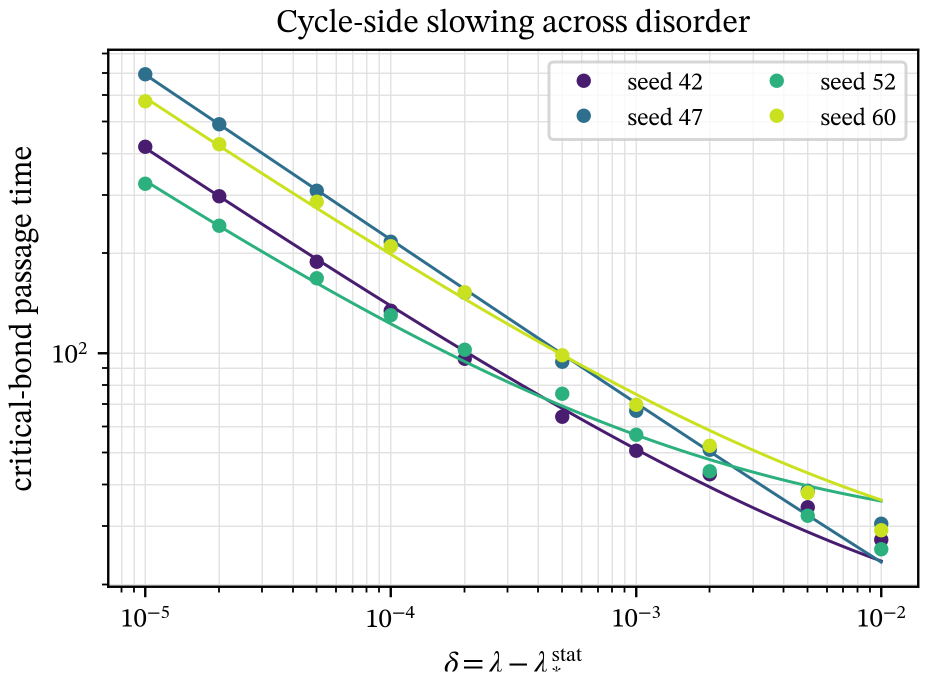
#> input picture figures/panel_components/n2a_without_seed51_raw.png, 1853 x 1365 px, found by its file name (shown at 1/2 size)
$ python build_figure06_snic.py
#> lines starting #> are read from the running program, lines starting #| are printed output that depends on the picture
#!/usr/bin/env python3
"""
Rebuild the SNIC panel (manuscript Figure 6) with three sub-panels removed.

Dropped, at the author's request, as the least load-bearing of the seven:
  * the cycle-side tour period versus lambda - lambda*        (former panel b)
  * the 'three clocks' half of the pacemaker component        (former panel f, left)
  * the band of front-displacement exponents                  (former panel g, right)

What remains keeps its original reading order and is re-lettered a-f:
  (a) cycle-side critical slowing across four disorder realizations   [N2]
  (b) the cycle period diverging at depinning                         [E1/E8c/E9]
  (c) static softening of the leading real eigenvalue beyond the local window [N2]
  (d) the weakest bond, and only the weakest bond, showing SNIC slowing [E9]
  (e) the escape time collapsing across three delays                  [E1/E4]
  (f) Floquet multipliers fleeing the unit circle as the cycle dies    [E11/E13]

Layout goes from four stacked rows to a 2 x 3 grid: the same evidence, half the
vertical space.

Components are reused verbatim from 4_campaigns/figure_panels/components/, so no
number is recomputed here; only (e) and (f) are re-cropped out of a wider source
and given a clean title.
"""
from __future__ import annotations

import sys
from pathlib import Path

import numpy as np
from PIL import Image, ImageChops, ImageDraw, ImageFont, ImageOps

COMPONENTS = Path(sys.argv[1]) if len(sys.argv) > 1 else Path("components")
FLOQUET = Path(sys.argv[2]) if len(sys.argv) > 2 else Path("figE_floquet_spectrum_v2.png")
OUT = Path(sys.argv[3]) if len(sys.argv) > 3 else Path("Figure06_snic.png")

TITLE = "The collective transition is a saddle-node on an invariant circle"

FONT_CANDIDATES = [
    "/usr/share/fonts/truetype/dejavu/DejaVuSans.ttf",
    "/usr/share/fonts/truetype/dejavu/DejaVuSans-Bold.ttf",
    "/System/Library/Fonts/Helvetica.ttc",
]


# [101 lines left out: functions pil_font, trim_white, vertical_gutter, retitle, add_letter, erase_slate_annotation, not called in this run]


def erase_box(image: Image.Image, box: tuple[int, int, int, int]) -> Image.Image:
    """Paint a rectangle white (used to drop a clipped stray glyph)."""
    out = image.copy()
    ImageDraw.Draw(out).rectangle(box, fill="white")
    return out


# [25 lines left out: function compose, not called in this run]


def main() -> None:
    images = {
        "n2a": Image.open(COMPONENTS / "n2a_without_seed51_raw.png").convert("RGB"),
        "depin_left": Image.open(COMPONENTS / "depinning_left.png").convert("RGB"),
        # A clipped stray glyph sits above the axes of this component; it carries
        # no information and is painted out.
        "n2_c": erase_box(
            Image.open(COMPONENTS / "n2_c.png").convert("RGB"),
            (152, 130, 208, 168)),
        "depin_right": Image.open(COMPONENTS / "depinning_right.png").convert("RGB"),
    }
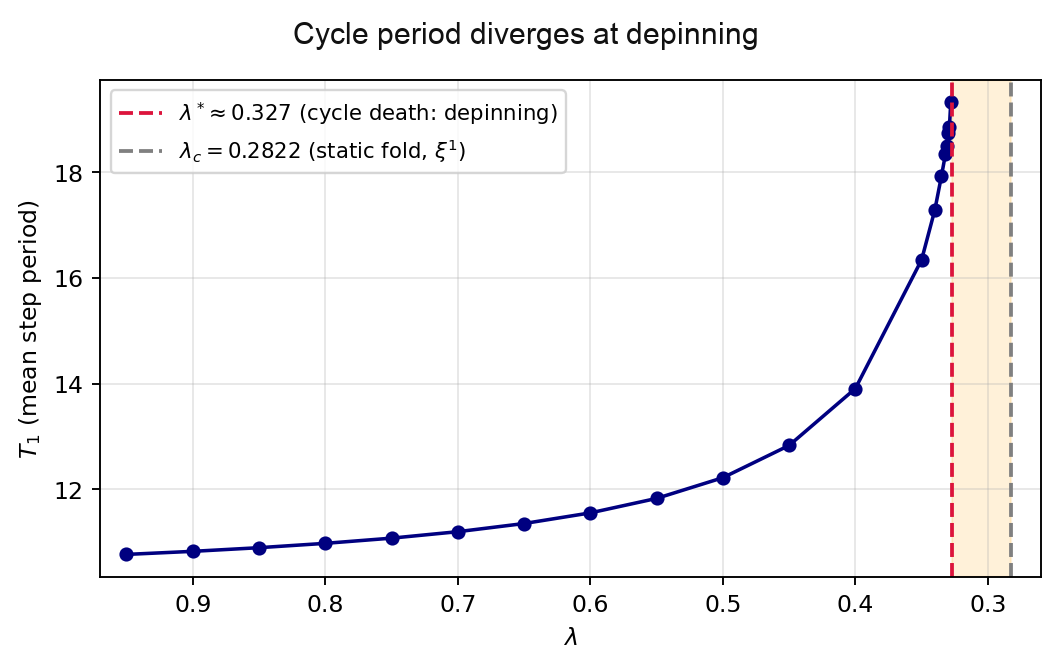
#> input picture figures/panel_components/depinning_left.png, 1052 x 663 px, found by its file name
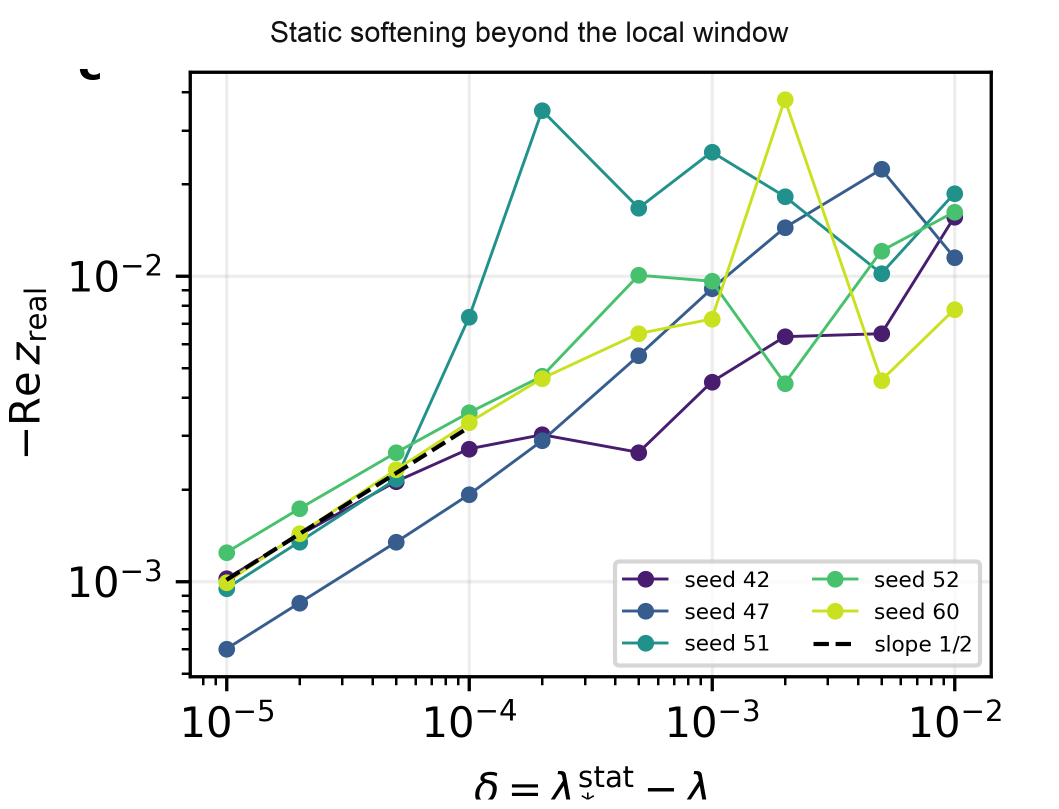
#> input picture figures/panel_components/n2_c.png, 2118 x 1617 px, found by its file name (shown at 1/2 size)
#> in erase_box, out is the input picture: PIL image 2118x1617 RGB; mean R, G, B 243.3, 244.8, 243.8
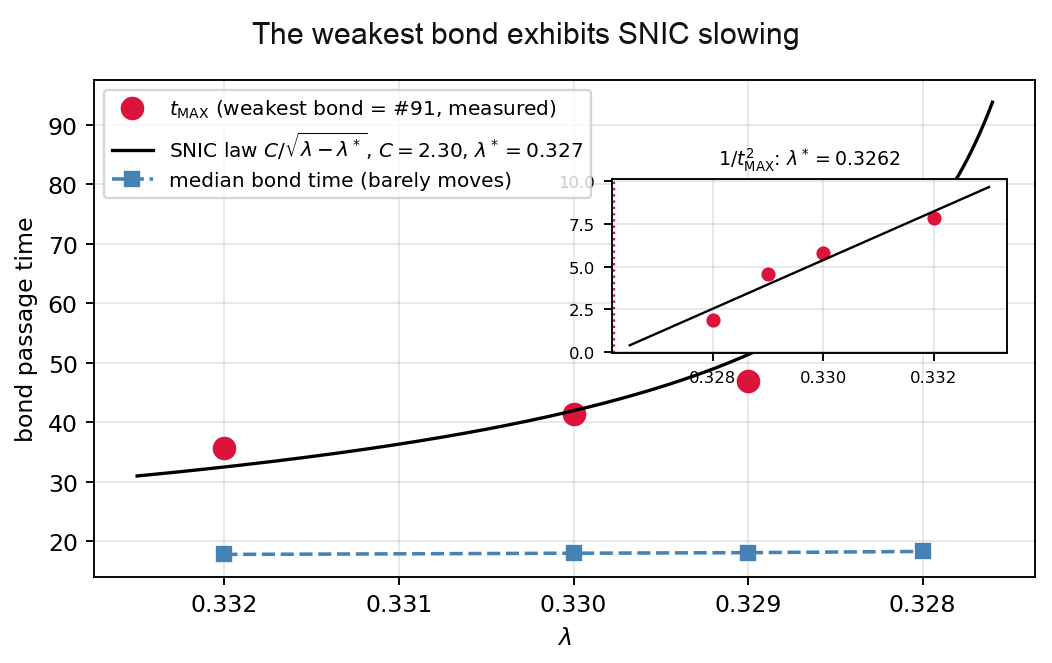
#> input picture figures/panel_components/depinning_right.png, 1052 x 663 px, found by its file name

    # (e) the right half of the pacemaker component: the escape-time collapse.
#> (the run stopped early here; a loop or call above may not have finished)
